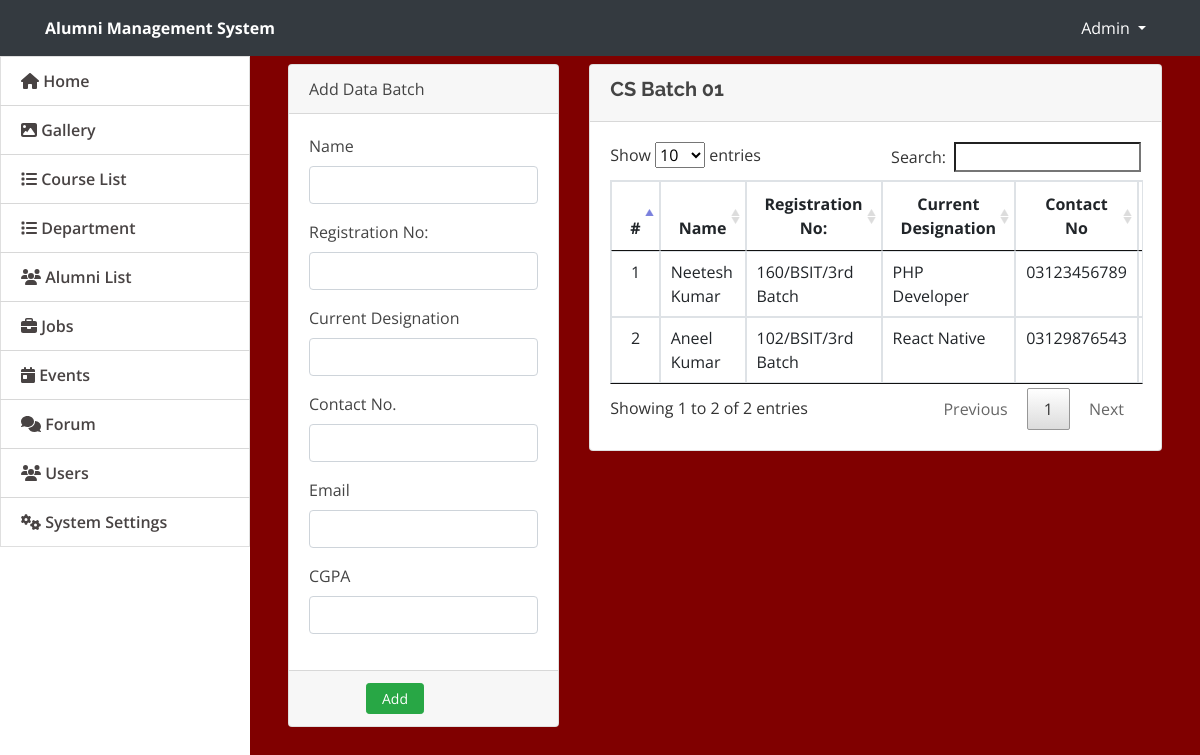
The app's page /admin/cs_batch1.php with its own data.
### tables this page shows
CREATE TABLE `cs_batch1` (
  `cs_batch1_id` int(11) NOT NULL,
  `cs_batch1_name` varchar(255) NOT NULL,
  `cs_batch1_reg` varchar(255) NOT NULL,
  `cs_batch1_desgination` varchar(255) NOT NULL,
  `cs_batch1_contact_no` varchar(11) NOT NULL,
  `cs_batch1_email` varchar(255) NOT NULL,
  `cs_batch1_cgpa` varchar(255) NOT NULL
);

### admin/cs_batch1.php (the view, shortened to what this page needs)
<!DOCTYPE html>
<html lang="en">
<head>
  <link rel="stylesheet" href="assets/font-awesome/css/all.min.css">
  <link href="assets/vendor/bootstrap/css/bootstrap.min.css" rel="stylesheet">
  <link href="assets/vendor/icofont/icofont.min.css" rel="stylesheet">
  <link href="assets/vendor/boxicons/css/boxicons.min.css" rel="stylesheet">
  <link href="assets/vendor/venobox/venobox.css" rel="stylesheet">
  <link href="assets/vendor/animate.css/animate.min.css" rel="stylesheet">
  <link href="assets/vendor/remixicon/remixicon.css" rel="stylesheet">
  <link href="assets/vendor/owl.carousel/assets/owl.carousel.min.css" rel="stylesheet">
  <link href="assets/vendor/bootstrap-datepicker/css/bootstrap-datepicker.min.css" rel="stylesheet">
  <link href="assets/DataTables/datatables.min.css" rel="stylesheet">
  <link href="assets/css/jquery.datetimepicker.min.css" rel="stylesheet">
  <link href="assets/css/select2.min.css" rel="stylesheet">
  <link href="assets/css/style.css" rel="stylesheet">
  <link type="text/css" rel="stylesheet" href="assets/css/jquery-te-1.4.0.css">
</head>
<body>
  <nav class="navbar navbar-light fixed-top bg-dark" style="padding:0;min-height: 3.5rem">
    <div class="container-fluid mt-2 mb-2">
      <div class="col-lg-12">
        <div class="col-md-4 float-left text-white">
          <large><b>Alumni Management System</b></large>
        </div>
        <div class="float-right">
          <div class=" dropdown mr-4">
            <a href="#" class="text-white dropdown-toggle" id="account_settings" data-toggle="dropdown" aria-haspopup="true" aria-expanded="false">Admin </a>
          </div>
        </div>
      </div>
  </nav>
  <nav id="sidebar" class='mx-lt-5 bg-white'>
    <div class="sidebar-list">
      <a href="index.php?page=home" class="nav-item nav-home"><span class='icon-field'><i class="fa fa-home"></i></span> Home</a>
      <a href="index.php?page=gallery" class="nav-item nav-gallery"><span class='icon-field'><i class="fa fa-image"></i></span> Gallery </a>
      <a href="index.php?page=courses" class="nav-item nav-courses"><span class='icon-field'><i class="fa fa-list"></i></span> Course List</a>
      <a href="index.php?page=department" class="nav-item nav-department"><span class='icon-field'><i class="fa fa-list"></i></span> Department</a>
      <a href="index.php?page=alumni" class="nav-item nav-alumni"><span class='icon-field'><i class="fa fa-users"></i></span> Alumni List</a>
      <a href="index.php?page=jobs" class="nav-item nav-jobs"><span class='icon-field'><i class="fa fa-briefcase"></i></span> Jobs</a>
      <a href="index.php?page=events" class="nav-item nav-events"><span class='icon-field'><i class="fa fa-calendar-day"></i></span> Events</a>
      <a href="index.php?page=forums" class="nav-item nav-forums"><span class='icon-field'><i class="fa fa-comments"></i></span> Forum</a>
      <a href="index.php?page=users" class="nav-item nav-users"><span class='icon-field'><i class="fa fa-users"></i></span> Users</a>
      <a href="index.php?page=site_settings" class="nav-item nav-site_settings"><span class='icon-field'><i class="fa fa-cogs"></i></span> System Settings</a>
    </div>
  </nav>
  <main id="view-panel">
    <div class="container-fluid">
      <div class="col-lg-12">
        <div class="row">
          <div class="col-md-4">
            <form action="" id="manage-course" method="post">
              <div class="card">
                <div class="card-header">
                  Add Data Batch
                </div>
                <div class="card-body">
                  <div class="form-group">
                    <label class="control-label">Name</label>
                    <input type="text" name="cs_batch1_name" class="form-control" required>
                  </div>
                  <div class="form-group">
                    <label class="control-label">Registration No:</label>
                    <input type="text" name="cs_batch1_reg" class="form-control" required>
                  </div>
                  <div class="form-group">
                    <label class="control-label">Current Designation</label>
                    <input type="text" name="cs_batch1_desgination" class="form-control" required>
                  </div>
                  <div class="form-group">
                    <label class="control-label">Contact No.</label>
                    <input type="number" name="cs_batch1_contact_no" class="form-control" maxlength="11" oninput="javascript: if (this.value.length > this.maxLength) this.value = this.value.slice(0, this.maxLength);" required>
                  </div>
                  <div class="form-group">
                    <label class="control-label">Email</label>
                    <input type="email" name="cs_batch1_email" class="form-control" required>
                  </div>
                  <div class="form-group">
                    <label class="control-label">CGPA</label>
                    <input type="text" name="cs_batch1_cgpa" class="form-control" required>
                  </div>
                </div>
                <div class="card-footer">
                  <div class="row">
                    <div class="col-md-12">
                      <button class="btn btn-sm btn-success col-sm-3 offset-md-3" name="add"> Add</button>
                    </div>
                  </div>
                </div>
              </div>
            </form>
          </div>
          <div class="col-md-8">
            <div class="card">
              <div class="card-header">
                <h5><b> CS Batch 01</b></h5>
              </div>
              <div class="card-body">
                <table class="table table-bordered table-hover table-responsive">
                  <thead>
                    <tr>
                      <th class="text-center">#</th>
                      <th class="text-center">Name</th>
                      <th class="text-center">Registration No:</th>
                      <th class="text-center">Current Designation</th>
                      <th class="text-center">Contact No</th>
                      <th class="text-center">Email</th>
                    </tr>
                  </thead>
                  <tbody>
                    <?php
                    $connection = mysqli_connect("localhost", "root", "");
                    $query = "select * from cs_batch1 ";
                    $query_run = mysqli_query($connection, $query);
                    while ($row = mysqli_fetch_assoc($query_run)) {
                      extract($row);
                    ?>
                      <tr>
                        <td class="text-center">
                          <?php echo $cs_batch1_id ?>
                        </td>
                        <td class="">
                          <?php echo $cs_batch1_name ?>
                        </td>
                        <td class="">
                          <?php echo $cs_batch1_reg ?>
                        </td>
                        <td class="">
                          <?php echo $cs_batch1_desgination ?>
                        </td>
                        <td class="">
                          <?php echo $cs_batch1_contact_no ?>
                        </td>
                        <td class="">
                        </td>
                      </tr>
                    <?php
                    }
                    ?>
                  </tbody>
                </table>
              </div>
            </div>
          </div>
        </div>
      </div>
    </div>
  </main>
</body>

### admin/assets/css/style.css (style rules this page uses)
body { font-family: "Open Sans", sans-serif; color: #444444; width: 100%; height: calc(100%); }
a { color: #1977cc; }
h1, h2, h3, h4, h5, h6 { font-family: "Raleway", sans-serif; }
nav#sidebar { height: calc(100%); position: fixed; z-index: 99; left: 0; width: 250px; background-repeat: no-repeat; background-size: cover; }
a.nav-item { position: relative; display: block; padding: .75rem 1.25rem; margin-bottom: -1px; border: 1px solid rgba(0,0,0,.125); background-color: #ffffffc4; color: #484343; font-weight: 600; }
main#view-panel { margin-left: 250px; width:calc(100% - 250px); margin-top: 3.5rem; padding: .5em }

### admin/cs_batch1.php (style rules this page uses)
body { background: maroon; }

### records on screen
cs_batch1: cs_batch1_id "1", cs_batch1_name "Neetesh Kumar", cs_batch1_reg "160/BSIT/3rd Batch", cs_batch1_desgination "PHP Developer", cs_batch1_contact_no "03123456789"
cs_batch1: cs_batch1_id "2", cs_batch1_name "Aneel Kumar", cs_batch1_reg "102/BSIT/3rd Batch", cs_batch1_desgination "React Native", cs_batch1_contact_no "03129876543"
